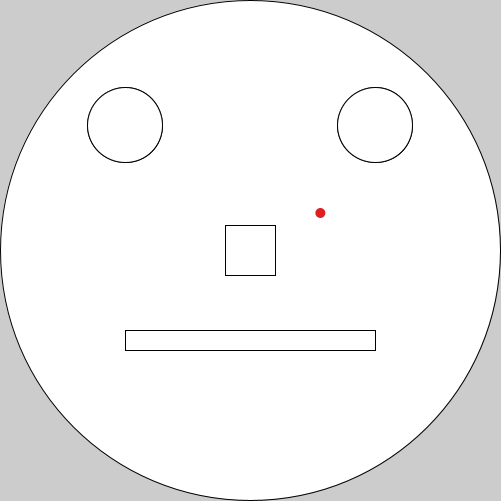
Frame 1 (no input)
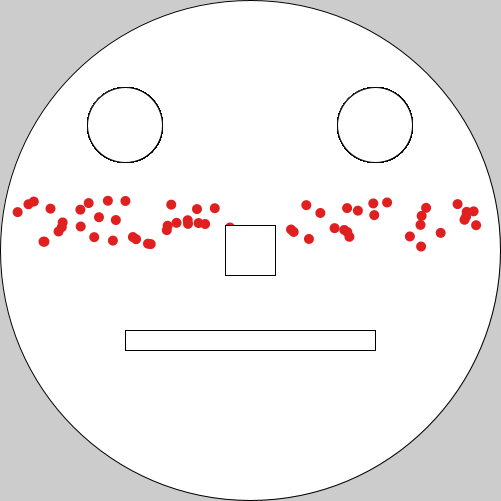
Frame 60 (the mouse pressed at the canvas centre just before this capture)
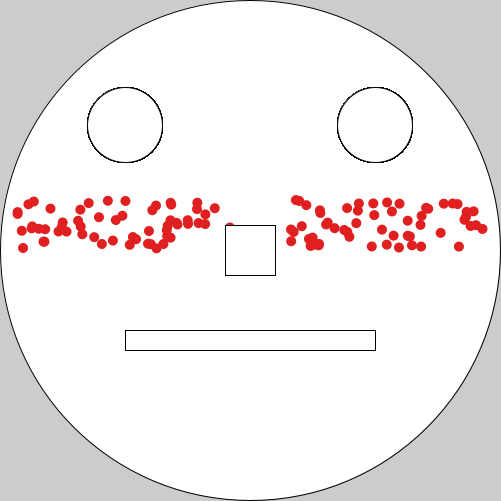
Frame 120 (the mouse held since frame 60 and released just before this capture)

The Processing sketch that drew these frames (run headless with seeded random() and noise(); from frame 60 on, the mouse is pressed at the canvas centre):

// Processing sketch: Happy_Measles_Structured
// ── Happy_Measles_Structured.pde
//Happy Mealses, Structured Program

//Variables Go Here

void setup () {
  //Notice the overlap of lines, separated by 1 pixel
  size (501, 501);
  //fullScreen();
  //print("Screen Dimension" + "\n  My display width is ", + displayWidth + "\n  My dispaly hieght is " + displayHeight);

  ellipse (250, 250, 500, 500); // Face Shape
  ellipse (125, 125, 75, 75); // Eye,Left
  ellipse (375, 125, 75, 75); // Eye, Right
  rectMode (CENTER); // Change the Default from CORNER
  rect (250, 250, 50, 50); // Nose
  rect (250, 250+90, 250, 20); //Mouth
  rectMode (CORNER); // Change back to the Default
}

void draw () {
  noStroke(); // Change the default
  fill(#E02020); // Beuatiful Red colour
  //ellipse (int(random(0, 502)), int(random(0, 502)), 10, 10); // Measles Start, Casting Review
  //ellipse (random(0, 502), random(0, 502), 10, 10); // Measles Start, Casting Review with float
  ellipse (random(10, 490), random(200, 250), 10, 10);
  
  stroke(1); // so my eye get a black outline
  fill(255); // so my eye does not get a red colour
  ellipse (125, 125, 75, 75); // Eye,Left
  ellipse (375, 125, 75, 75); // Eye, Right
  rectMode (CENTER); // Change the Default from CORNER
  rect (250, 250, 50, 50); // Nose
  rect (250, 250+90, 250, 20); //Mouth
  rectMode (CORNER); // Change back to the Default
}

//void keyPressed () {}

//mousePressed () {}
